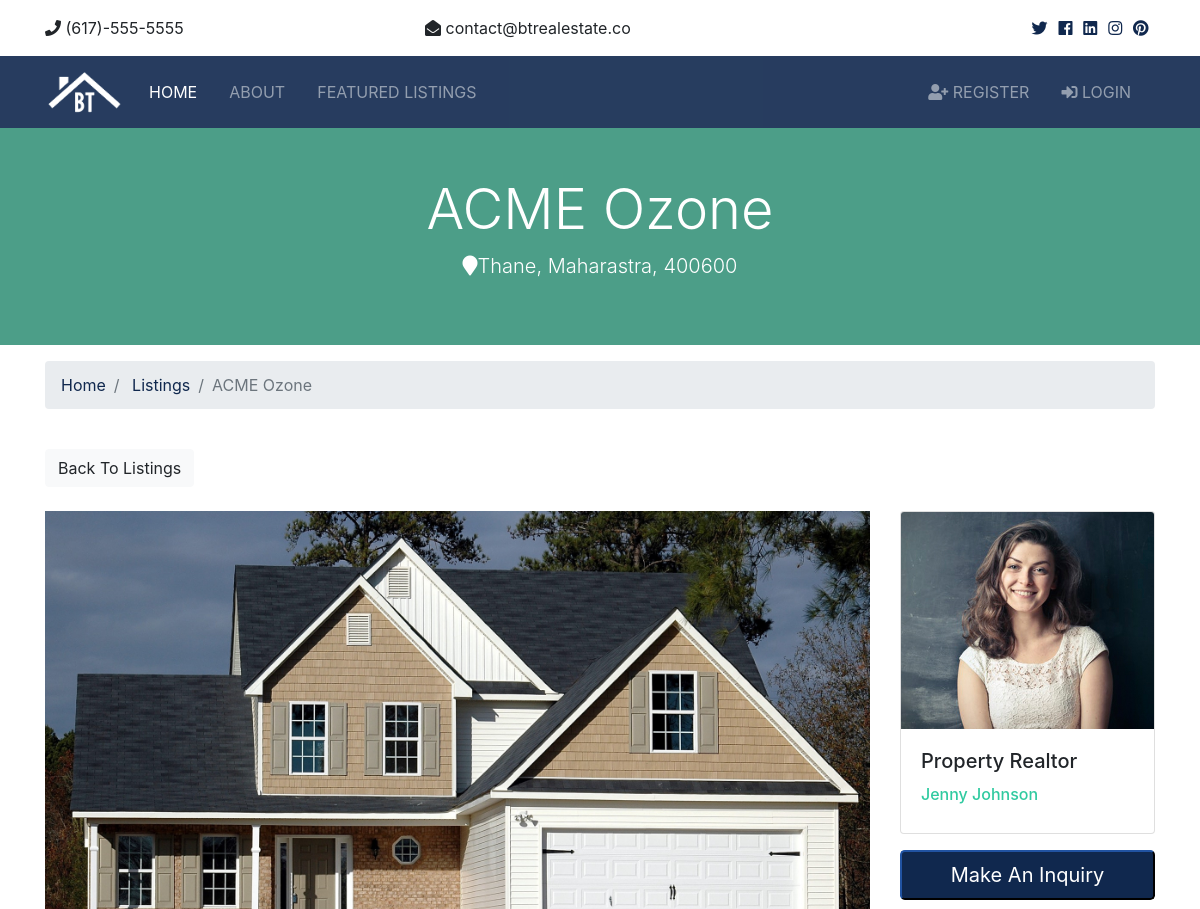
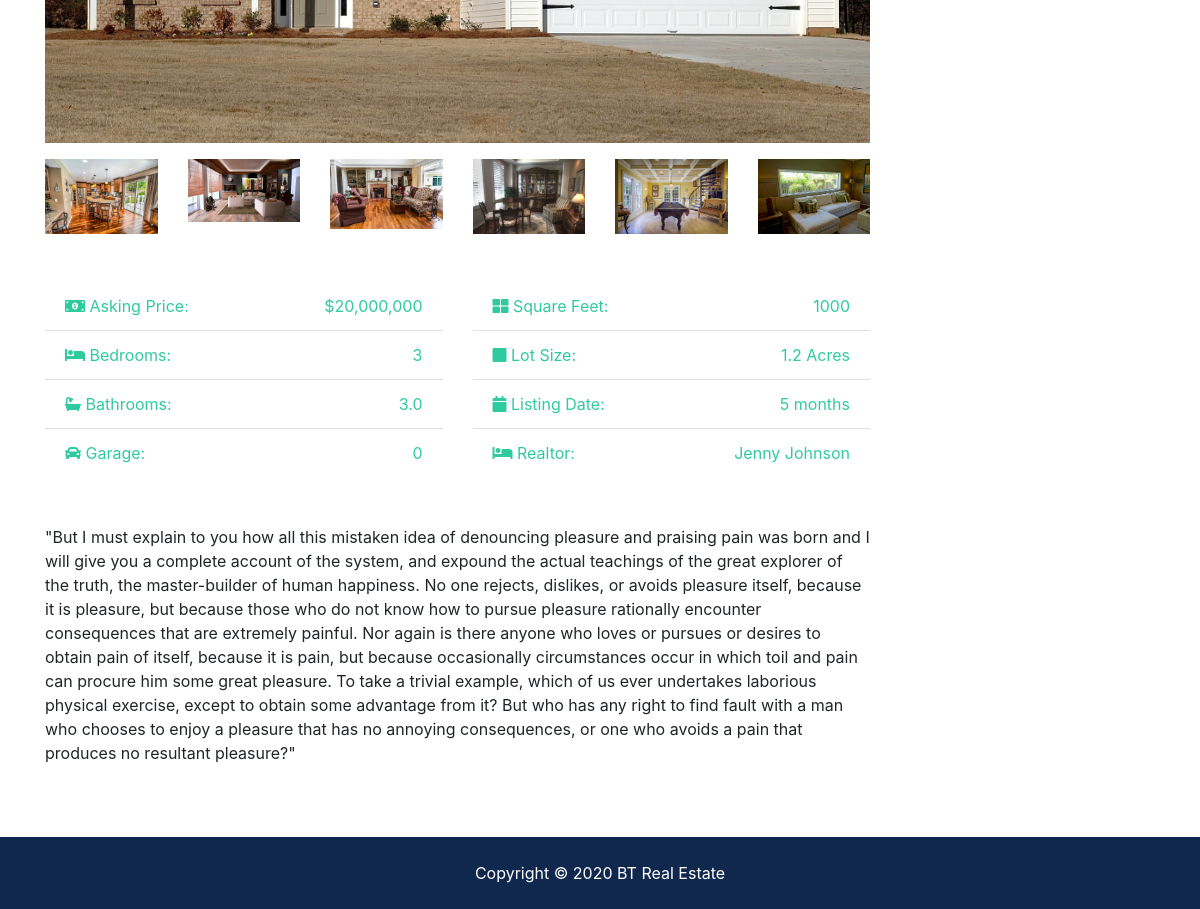
Page /listings/1 on the committed database (2 pictures, top to bottom).
### listings/models.py (models this page shows, shortened)
class Listing(models.Model):
    realtor = models.ForeignKey(Realtor,on_delete=models.DO_NOTHING)
    title = models.CharField(max_length=200)
    address = models.CharField(max_length=200)
    city = models.CharField(max_length=100)
    state = models.CharField(max_length=100)
    zipcode = models.CharField(max_length=20)
    description = models.TextField(blank=True)
    price = models.IntegerField()
    bedroom = models.IntegerField()
    bathroom = models.DecimalField(max_digits=2, decimal_places=1)
    garage = models.IntegerField(default=0)
    sqft = models.IntegerField()
    lot_size = models.DecimalField(max_digits=5, decimal_places=1)
    photo_main = models.ImageField(upload_to='photos/%Y/%m/%d/')
    photo_1 = models.ImageField(upload_to='photos/%Y/%m/%d/', blank=True)
    photo_2 = models.ImageField(upload_to='photos/%Y/%m/%d/', blank=True)
    photo_3 = models.ImageField(upload_to='photos/%Y/%m/%d/', blank=True)
    photo_4 = models.ImageField(upload_to='photos/%Y/%m/%d/', blank=True)
    photo_5 = models.ImageField(upload_to='photos/%Y/%m/%d/', blank=True)
    photo_6 = models.ImageField(upload_to='photos/%Y/%m/%d/', blank=True)
    is_published = models.BooleanField(default=True)
    list_date = models.DateTimeField(default=datetime.now, blank=True)

### realtors/models.py (models this page shows)
class Realtor(models.Model):
    name = models.CharField(max_length=200)
    photo = models.ImageField(upload_to='photos/%Y/%m/%d/')
    description = models.TextField(max_length=200, blank=True)
    phone = models.CharField(max_length=20)
    email = models.CharField(max_length=50)
    is_mvp = models.BooleanField(default=False)
    hire_date = models.DateTimeField(default=datetime.now, blank=True)
    def __str__(self):
        return self.name

### listings/views.py (the view)
# urls.py: path('<int:listing_id>',views.listing,name='listing'),
def listing(request, listing_id):
    listing = get_object_or_404(Listing, pk=listing_id)
    context = {
        'listing': listing
    }
    return render(request,'listings/listing.html', context)

### templates/listings/listing.html (shortened to what this page needs)
{% extends 'base.html' %}
{% load humanize %}
{% block content %}
  <section id="showcase-inner" class="py-5 text-white">
    <div class="container">
      <div class="row text-center">
        <div class="col-md-12">
          <h1 class="display-4">{{ listing.title }}</h1>
          <p class="lead">
            <i class="fas fa-map-marker"></i>{{ listing.city }}, {{ listing.state }}, {{ listing.zipcode }}</p>
        </div>
      </div>
    </div>
  </section>
  <section id="bc" class="mt-3">
    <div class="container">
      <nav>
        <ol class="breadcrumb">
          <li class="breadcrumb-item">
            <a href="{% url 'index' %}">Home</a>
          </li>
          <li class="breadcrumb-item">
            <a href="{% url 'listings' %}">Listings</a>
          </li>
          <li class="breadcrumb-item active">{{ listing.title }}</li>
        </ol>
      </nav>
    </div>
  </section>
  <section id="listing" class="py-4">
    <div class="container">
      <a href="{% url 'listings' %}" class="btn btn-light mb-4">Back To Listings</a>
      <div class="row">
        <div class="col-md-9">
          <img src="{{ listing.photo_main.url }}" alt="" class="img-main img-fluid mb-3">
          <div class="row mb-5 thumbs">
              {% if listing.photo_1 %}
            <div class="col-md-2">
              <a href="{{ listing.photo_1.url }}" data-lightbox="home-images">
                <img src="{{ listing.photo_1.url }}" alt="" class="img-fluid">
              </a>
            </div>
              {% endif %}
              {% if listing.photo_2 %}
            <div class="col-md-2">
              <a href="{{ listing.photo_2.url }}" data-lightbox="home-images">
                <img src="{{ listing.photo_2.url }}" alt="" class="img-fluid">
              </a>
            </div>
              {% endif %}
              {% if listing.photo_3 %}
            <div class="col-md-2">
              <a href="{{ listing.photo_3.url }}" data-lightbox="home-images">
                <img src="{{ listing.photo_3.url }}" alt="" class="img-fluid">
              </a>
            </div>
              {% endif %}
              {% if listing.photo_4 %}
            <div class="col-md-2">
              <a href="{{ listing.photo_4.url }}" data-lightbox="home-images">
                <img src="{{ listing.photo_4.url }}" alt="" class="img-fluid">
              </a>
            </div>
              {% endif %}
              {% if listing.photo_5 %}
            <div class="col-md-2">
              <a href="{{ listing.photo_5.url }}" data-lightbox="home-images">
                <img src="{{ listing.photo_5.url }}" alt="" class="img-fluid">
              </a>
            </div>
              {% endif %}
              {% if listing.photo_6 %}
            <div class="col-md-2">
              <a href="{{ listing.photo_6.url }}" data-lightbox="home-images">
                <img src="{{ listing.photo_6.url }}" alt="" class="img-fluid">
              </a>
            </div>
              {% endif %}
          </div>
          <div class="row mb-5 fields">
            <div class="col-md-6">
              <ul class="list-group list-group-flush">
                <li class="list-group-item text-secondary">
                  <i class="fas fa-money-bill-alt"></i> Asking Price:
                  <span class="float-right">${{ listing.price | intcomma }}</span>
                </li>
                <li class="list-group-item text-secondary">
                  <i class="fas fa-bed"></i> Bedrooms:
                  <span class="float-right">{{ listing.bedroom }}</span>
                </li>
                <li class="list-group-item text-secondary">
                  <i class="fas fa-bath"></i> Bathrooms:
                  <span class="float-right">{{ listing.bathroom }}</span>
                </li>
                <li class="list-group-item text-secondary">
                  <i class="fas fa-car"></i> Garage:
                  <span class="float-right">{{ listing.garage }}
                  </span>
                </li>
              </ul>
            </div>
            <div class="col-md-6">
              <ul class="list-group list-group-flush">
                <li class="list-group-item text-secondary">
                  <i class="fas fa-th-large"></i> Square Feet:
                  <span class="float-right">{{ listing.sqft }}</span>
                </li>
                <li class="list-group-item text-secondary">
                  <i class="fas fa-square"></i> Lot Size:
                  <span class="float-right">{{ listing.lot_size }} Acres
                  </span>
                </li>
                <li class="list-group-item text-secondary">
                  <i class="fas fa-calendar"></i> Listing Date:
                  <span class="float-right">{{ listing.list_date | timesince }}</span>
                </li>
                <li class="list-group-item text-secondary">
                  <i class="fas fa-bed"></i> Realtor:
                  <span class="float-right">{{ listing.realtor }}
                  </span>
                </li>
              </ul>
            </div>
          </div>
          <div class="row mb-5">
            <div class="col-md-12">
              {{ listing.description }}
            </div>
          </div>
        </div>
        <div class="col-md-3">
          <div class="card mb-3">
            <img class="card-img-top" src="{{ listing.realtor.photo.url }}" alt="">
            <div class="card-body">
              <h5 class="card-title">Property Realtor</h5>
              <h6 class="text-secondary">{{ listing.realtor }}</h6>
            </div>
          </div>
          <button class="btn-primary btn-block btn-lg" data-toggle="modal" data-target="#inquiryModal">Make An Inquiry</button>
        </div>
      </div>
    </div>
  </section>
{% endblock %}

### btre/static/css/all.css (style rules this page uses)
.fa, .fas, .far, .fal, .fab { -moz-osx-font-smoothing: grayscale; -webkit-font-smoothing: antialiased; display: inline-block; font-style: normal; font-variant: normal; text-rendering: auto; line-height: 1; }
.fa-bath:before { content: "\f2cd"; }
.fa-bed:before { content: "\f236"; }
.fa-calendar:before { content: "\f133"; }
.fa-car:before { content: "\f1b9"; }
.fa-map-marker:before { content: "\f041"; }
.fa-money-bill-alt:before { content: "\f3d1"; }
.fa-square:before { content: "\f0c8"; }
.fa-th-large:before { content: "\f009"; }
.fa, .fas { font-family: 'Font Awesome 5 Free'; font-weight: 900; }

### btre/static/css/style.css (style rules this page uses)
img { width: 100%; }
#showcase-inner { background: url(../img/building.jpg) no-repeat top center fixed/cover; position: relative; overflow: hidden; min-height: 200px; }
#showcase-inner::before { content: ''; position: absolute; top: 0; left: 0; min-height: 100%; width: 100%; background: rgba(32, 134, 107, 0.8); }

### rows in the picture
Listing: title "ACME Ozone", city "Thane", state "Maharastra", zipcode "400600", photo_main (picture), photo_1 (picture), photo_2 (picture), photo_3 (picture), photo_4 (picture), photo_5 (picture), photo_6 (picture), price "20,000,000", bedroom "3", bathroom "3.0", garage "0", sqft "1000", lot_size "1.2", list_date "5 months", realtor "Jenny Johnson", description "\"But I must explain to you how all this mistaken idea of denouncing pleasure and praising pain was born and I will give you a complete account of the system, and expound the actual teachings of the great explorer of the truth, the master-builder of human happiness. No one rejects, dislikes, or avoids pleasure itself, because it is pleasure, but because those who do not know how to pursue pleasure rationally encounter consequences that are extremely painful. Nor again is there anyone who loves or pursues or desires to obtain pain of itself, because it is pain, but because occasionally circumstances occur in which toil and pain can procure him some great pleasure. To take a trivial example,…", realtor.photo (picture)
